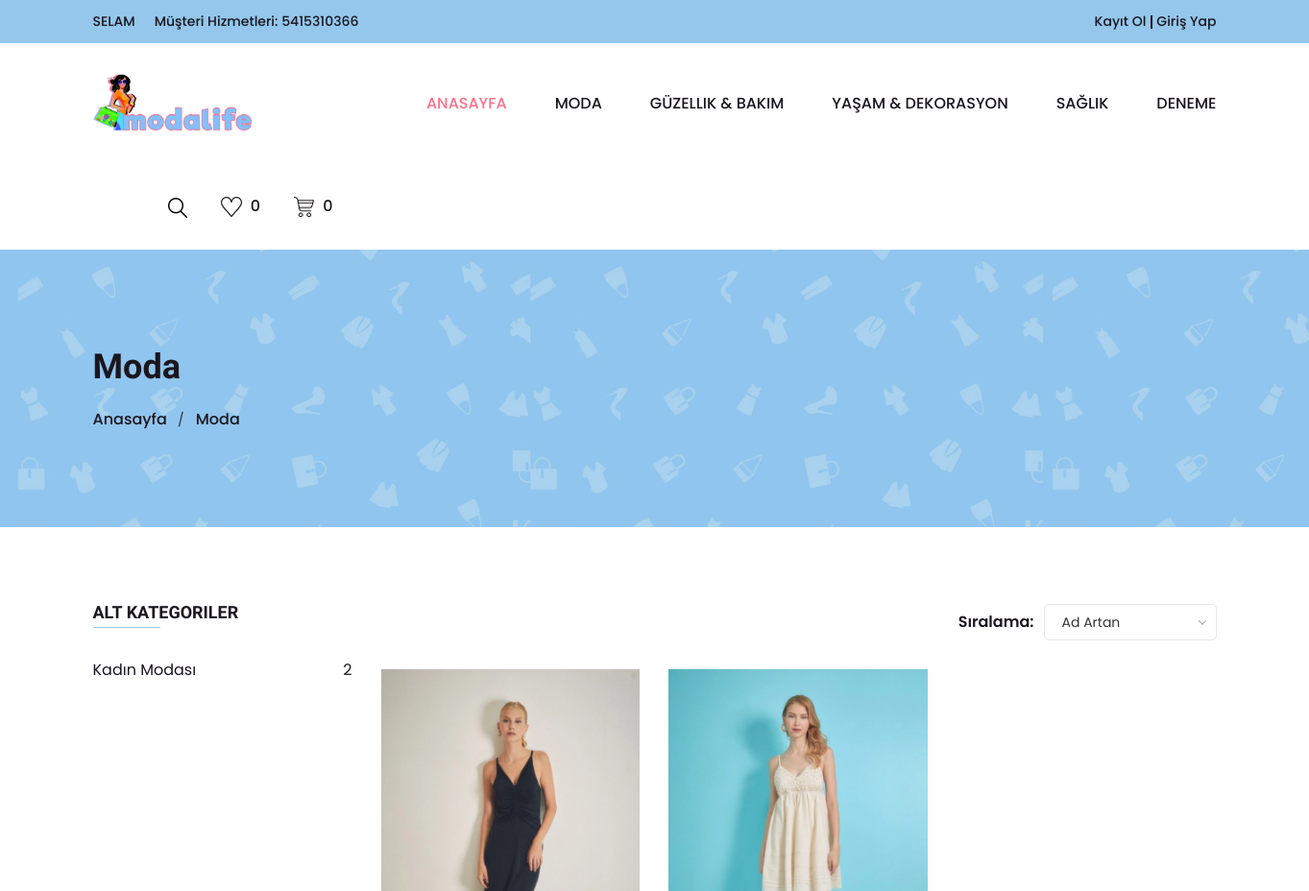
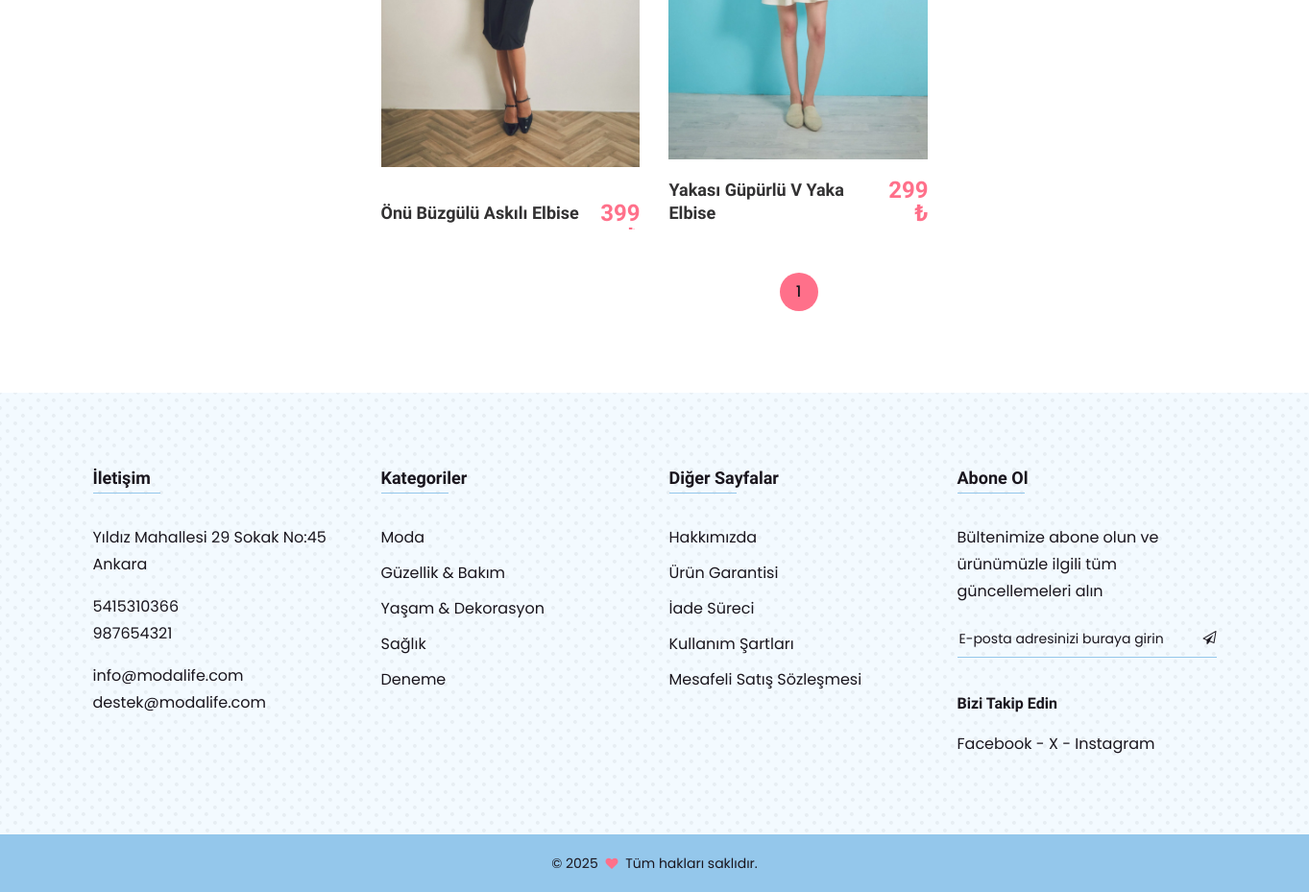
The app's page /eticaret/category.php?category=Moda with its own data (2 pictures, top to bottom).
### tables this page shows
CREATE TABLE IF NOT EXISTS `firma_bilgileri` (
  `KAYIT_ID` int(11) NOT NULL AUTO_INCREMENT,
  `FIRMA_ADI` varchar(100) DEFAULT NULL,
  `FIRMA_TELEFON1` varchar(50) DEFAULT NULL,
  `FIRMA_TELEFON2` varchar(50) DEFAULT NULL,
  `FIRMA_EPOSTA1` varchar(50) DEFAULT NULL,
  `FIRMA_EPOSTA2` varchar(50) DEFAULT NULL,
  `SLOGAN` varchar(100) DEFAULT NULL,
  `FACEBOOK` varchar(100) DEFAULT NULL,
  `INSTAGRAM` varchar(100) DEFAULT NULL,
  `X` varchar(100) DEFAULT NULL,
  `LOGO` varchar(50) DEFAULT NULL,
  `ADRES` varchar(500) DEFAULT NULL,
  PRIMARY KEY (`KAYIT_ID`)
);

CREATE TABLE IF NOT EXISTS `ana_kategori` (
  `KAYIT_ID` int(11) NOT NULL AUTO_INCREMENT,
  `ANA_KATEGORI_ADI` varchar(50) NOT NULL,
  PRIMARY KEY (`KAYIT_ID`),
  UNIQUE KEY `KATEGORI_ADI` (`ANA_KATEGORI_ADI`)
);

CREATE TABLE IF NOT EXISTS `urunler` (
  `KAYIT_ID` int(11) NOT NULL AUTO_INCREMENT,
  `URUN_KODU` varchar(50) NOT NULL,
  `RESIM` varchar(50) NOT NULL,
  `URUN_ADI` varchar(100) NOT NULL,
  `ACIKLAMA` varchar(500) NOT NULL,
  `FIYAT` varchar(50) NOT NULL,
  `STOK` int(11) NOT NULL,
  `ETIKETLER` varchar(100) NOT NULL,
  `KUMAS_CINSI` varchar(100) NOT NULL,
  `CINSIYET` varchar(100) NOT NULL,
  `URUN_LINK` varchar(500) NOT NULL,
  `PUAN` float NOT NULL,
  `ANA_KATEGORI` varchar(50) NOT NULL,
  `ALT_KATEGORI` varchar(50) NOT NULL,
  PRIMARY KEY (`KAYIT_ID`)
);

### eticaret/view/kategoriicerik.php (the view, shortened to what this page needs)
<?php
include 'assets/fonk/mysql.php';
$items_per_page = 9;
$current_page = isset($_GET['page']) ? $_GET['page'] : 1;
$sort_option = isset($_GET['sort']) ? $_GET['sort'] : "";
if (empty($sort_option)) {
    $sort_option = "Ad Artan";
}
try {
    $sql_total = "SELECT COUNT(*) as total FROM urunler WHERE ANA_KATEGORI = :category";
    $stmt = $conn->prepare($sql_total);
    $stmt->bindParam(':category', $category);
    $stmt->execute();
    $total_products = $stmt->fetch(PDO::FETCH_ASSOC)['total'];
    $total_pages = ceil($total_products / $items_per_page);
    $start = ($current_page - 1) * $items_per_page;
    $order_by = "";
    switch ($sort_option) {
        case "Ad Artan":
        $order_by = "URUN_ADI ASC";
        break;
    }
    $sql_products = "SELECT u.*,
    GROUP_CONCAT(DISTINCT vr.RENK_KODU SEPARATOR ', ') AS varyant_renk,
    GROUP_CONCAT(DISTINCT vb.BEDEN SEPARATOR ', ') AS varyant_beden
    FROM urunler u
    LEFT JOIN varyant_renk vr ON u.URUN_KODU = vr.URUN_KODU
    LEFT JOIN varyant_beden vb ON u.URUN_KODU = vb.URUN_KODU
    WHERE u.ANA_KATEGORI = :category";
    $sql_products .= " GROUP BY u.URUN_KODU ORDER BY $order_by LIMIT :start, :items_per_page";
    $stmt = $conn->prepare($sql_products);
    $stmt->bindParam(':category', $category);
    $stmt->bindParam(':start', $start, PDO::PARAM_INT);
    $stmt->bindParam(':items_per_page', $items_per_page, PDO::PARAM_INT);
    $stmt->execute();
    $products = $stmt->fetchAll(PDO::FETCH_ASSOC);
    $stmt = $conn->prepare("
        SELECT urunler.ALT_KATEGORI, COUNT(*) AS product_count
        FROM urunler
        JOIN alt_kategori ON urunler.ALT_KATEGORI = alt_kategori.ALT_KATEGORI_ADI
        WHERE urunler.ANA_KATEGORI = :category AND alt_kategori.GIZLE = 0
        GROUP BY urunler.ALT_KATEGORI
        ");
    $stmt->bindParam(':category', $category);
    $stmt->execute();
    $subcategories = $stmt->fetchAll(PDO::FETCH_ASSOC);
} catch (PDOException $e) {
    echo "Hata: " . $e->getMessage();
}
?>
<div class="page-section section section-padding">
    <div class="container">
        <div class="row row-30 mbn-40">
            <div class="col-xl-9 col-lg-8 col-12 order-1 order-lg-2 mb-40">
                <div class="row">
                    <div class="col-12">
                        <div class="product-short">
                            <h4>Sıralama:</h4>
                            <form id="sortForm" method="GET" action="">
                            </form>
                        </div>
                    </div>
                    <?php
                    if (!empty($products)) {
                        foreach ($products as $product) {
                            ?>
                            <div class="col-xl-4 col-md-6 col-12 mb-40">
                                <div class="product-item">
                                    <div class="product-inner">
                                        <div class="image">
                                            <img src="assets/images/upload/product/<?php echo $product['RESIM']; ?>" alt="<?php echo $product['URUN_ADI']; ?>">
                                        </div>
                                        <div class="content">
                                            <div class="content-left">
                                                <h4 class="title text-wrap"><a href="product.php?id=<?php echo $product['KAYIT_ID']; ?>"><?php echo $product['URUN_ADI']; ?></a></h4>
                                        </div>
                                        <div class="content-right">
                                            <span class="price"><?php echo $product['FIYAT']; ?> ₺</span>
                                        </div>
                                    </div>
                                </div>
                            </div>
                        </div>
                        <?php
                    }
                } else {
                    echo '<div class="col-12"><p>Ürün bulunamadı.</p></div>';
                }
                ?>
                <div class="col-12">
                    <ul class="page-pagination">
                        <?php for ($i = 1; $i <= $total_pages; $i++): ?>
                            <li <?php echo ($current_page == $i) ? 'class="active"' : ''; ?>><a href="?category=<?php echo urlencode($category); ?>&subcategory=<?php echo urlencode($subcategory); ?>&page=<?php echo $i; ?>"><?php echo $i; ?></a></li>
                        <?php endfor; ?>
                    </ul>
                </div>
            </div>
        </div>
<div class="col-xl-3 col-lg-4 col-12 order-2 order-lg-1 mb-40">
    <div class="sidebar">
        <h4 class="sidebar-title">Alt Kategoriler</h4>
        <ul class="sidebar-list">
            <?php foreach ($subcategories as $subcat): ?>
                <li><a href="?category=<?php echo urlencode($category); ?>&subcategory=<?php echo urlencode($subcat['ALT_KATEGORI']); ?>"><?php echo $subcat['ALT_KATEGORI']; ?> <span class="num"><?php echo $subcat['product_count']; ?></span></a></li>
            <?php endforeach; ?>
        </ul>
    </div>
</div>
</div>
</div>
</div>

### eticaret/view/header.php (shortened to what this page needs)
<?php
include 'assets/fonk/mysql.php';
try {
    $session_email = isset($_SESSION['EPOSTA']) ? $_SESSION['EPOSTA'] : '';
    if ($session_email) {
        $stmt_wishlist = $conn->prepare("SELECT COUNT(*) AS wishlist_count FROM kaydedilenler WHERE EPOSTA = :session_email");
        $stmt_wishlist->bindParam(':session_email', $session_email);
        $stmt_wishlist->execute();
        $wishlist_row = $stmt_wishlist->fetch(PDO::FETCH_ASSOC);
        $wishlist_count = $wishlist_row['wishlist_count'];
        $stmt_cart = $conn->prepare("SELECT SUM(ADET) AS total_items, SUM(TOPLAM) AS total_price FROM sepet WHERE EPOSTA = :session_email");
        $stmt_cart->bindParam(':session_email', $session_email);
        $stmt_cart->execute();
        $cart_row = $stmt_cart->fetch(PDO::FETCH_ASSOC);
        if ($cart_row) {
            $total_items = $cart_row['total_items'];
            $total_price = $cart_row['total_price'];
        } else {
            $total_items = 0;
            $total_price = 0;
        }
    } else {
        $wishlist_count = 0;
        $total_items = 0;
        $total_price = 0;
    }
    $stmt = $conn->prepare("SELECT * FROM firma_bilgileri");
    $stmt->execute();
    while ($row = $stmt->fetch(PDO::FETCH_ASSOC)) {
        $Slogan = $row["SLOGAN"];
        $Telefon1 = $row["FIRMA_TELEFON1"];
        $Telefon2 = $row["FIRMA_TELEFON2"];
        $Adres = $row["ADRES"];
        $Eposta1 = $row["FIRMA_EPOSTA1"];
        $Eposta2 = $row["FIRMA_EPOSTA2"];
        $Facebook = $row["FACEBOOK"];
        $Instagram = $row["INSTAGRAM"];
        $X = $row["X"];
    }
} catch(PDOException $e) {
    echo "Sorgu hatası: " . $e->getMessage();
    exit;
}
?>
<div class="header-section section">
    <div class="header-top header-top-one bg-theme-two">
        <div class="container-fluid">
            <div class="row align-items-center justify-content-center">
                <div class="col mt-10 mb-10 d-none d-md-flex">
                    <div class="header-top-left">
                        <?php
                        echo (isset($_SESSION['ADSOYAD']) && isset($_SESSION['EPOSTA'])) ? '<p>Hoşgeldin ' . $_SESSION['ADSOYAD'] . '</p>' : '<p>' . $Slogan . '</p>';
                        ?>
                        <p>Müşteri Hizmetleri: <a href="tel:<?= $Telefon1 ?>"><?= $Telefon1 ?></a></p>
                    </div>
                </div>
                <div class="col mt-10 mb-10">
                    <div class="header-top-right">
                        <?php
                        if (isset($_SESSION['ADSOYAD']) && isset($_SESSION['EPOSTA'])) {
                            echo '<p><a href="my-account.php">Hesabım</a></p>';
                            echo '<p><a href="mesajlar.php">Mesajlar</a></p>';
                        } else {
                            echo '<p><a href="login-register.php">Kayıt Ol</a><a href="login-register.php">Giriş Yap</a></p>';
                        }
                        ?>
                    </div>
                </div>
            </div>
        </div>
    </div>
    <div class="header-bottom header-bottom-one header-sticky">
        <div class="container-fluid">
            <div class="row menu-center align-items-center justify-content-between">
                <div class="col mt-15 mb-15">
                    <div class="header-logo">
                        <a href="index.php">
                            <img src="assets/images/logo.png?t=<?php echo time(); ?>" height="95" alt="Logo">
                        </a>
                    </div>
                </div>
                <div class="col order-2 order-lg-3">
                    <div class="header-shop-links">
                        <div class="header-search">
                            <button class="search-toggle"><img src="assets/images/icons/search.png" alt=""><img class="toggle-close" src="assets/images/icons/close.png" alt="Suche ein-/ausschalten"></button>
                        </div>
                        <div class="header-wishlist">
                            <a href="wishlist.php"><img src="assets/images/icons/wishlist.png" alt="Wunschliste"> <span><?php echo $wishlist_count; ?></span></a>
                        </div>
                        <div class="header-mini-cart">
                            <a href="cart.php"><img src="assets/images/icons/cart.png" alt="Warenkorb">
                                <span>
                                    <?php
                                    if ($total_items > 0) {
                                        echo $total_items . ' (' . number_format($total_price, 2) . ' ₺)';
                                    } else {
                                        echo '0';
                                    }
                                    ?>
                                </span>
                            </a>
                        </div>
                    </div>
                </div>
                <div class="col order-3 order-lg-2">
                    <div class="main-menu">
                        <nav>
                            <ul>
                                <li class="active"><a href="index.php">Anasayfa</a></li>
                                <?php
                                try {
                                    $stmt_categories = $conn->prepare("SELECT * FROM ana_kategori");
                                    $stmt_categories->execute();
                                    while ($category_row = $stmt_categories->fetch(PDO::FETCH_ASSOC)) {
                                        $kategoriler[] = $ana_kategori_adi = $category_row['ANA_KATEGORI_ADI'];
                                        $stmt_subcategories = $conn->prepare("SELECT * FROM alt_kategori WHERE ANA_KATEGORI_ADI = :ana_kategori_adi AND GIZLE=0");
                                        $stmt_subcategories->bindParam(':ana_kategori_adi', $ana_kategori_adi);
                                        $stmt_subcategories->execute();
                                        if ($stmt_subcategories->rowCount() > 0) {
                                            echo '<li><a href="category.php?category=' . urlencode($ana_kategori_adi) . '">' . $ana_kategori_adi . '</a>';
                                            echo '<ul class="sub-menu">';
                                            echo '</ul></li>';
                                        } else {
                                            echo '<li><a href="category.php?category=' . urlencode($ana_kategori_adi) . '">' . $ana_kategori_adi . '</a></li>';
                                        }
                                    }
                                } catch(PDOException $e) {
                                    echo "Sorgu hatası: " . $e->getMessage();
                                    exit;
                                }
                                ?>
                            </ul>
                        </nav>
                    </div>
                </div>
            </div>
        </div>
    </div>
</div>

### eticaret/view/footer.php (shortened to what this page needs)
<div class="footer-top-section section bg-theme-two-light section-padding">
    <div class="container">
        <div class="row mbn-40">
            <div class="footer-widget col-lg-3 col-md-6 col-12 mb-40">
                <h4 class="title">İletişim</h4>
                <p><?= $Adres ?></p>
                <p><a href="tel:<?= $Telefon1 ?>"><?= $Telefon1 ?></a><a href="tel:<?= $Telefon2 ?>"><?= $Telefon2 ?></a></p>
                <p><a href="mailto:<?= $Eposta1 ?>"><?= $Eposta1 ?></a><a href="mailto:<?= $Eposta2 ?>"><?= $Eposta2 ?></a></p>
            </div>
            <div class="footer-widget col-lg-3 col-md-6 col-12 mb-40">
                <h4 class="title">Kategoriler</h4>
                <ul>
                    <?php
                    foreach ($kategoriler as $kategori) {
                        echo "<li><a href='category.php?category=".$kategori."'>".$kategori."</a></li>";
                    }
                    ?>
                </ul>
            </div>
            <div class="footer-widget col-lg-3 col-md-6 col-12 mb-40">
                <h4 class="title">Diğer Sayfalar</h4>
                <ul>
                    <li><a href="hakkimizda.php">Hakkımızda</a></li>
                    <li><a href="garanti.php">Ürün Garantisi</a></li>
                    <li><a href="iade.php">İade Süreci</a></li>
                    <li><a href="kullanicisozlesmesi.php">Kullanım Şartları</a></li>
                    <li><a href="mesafelisatis.php">Mesafeli Satış Sözleşmesi</a></li>
                </ul>
            </div>
            <div class="footer-widget col-lg-3 col-md-6 col-12 mb-40">
                <h4 class="title">Abone Ol</h4>
                <p>Bültenimize abone olun ve ürünümüzle ilgili tüm güncellemeleri alın</p>
                <form id="mc-form" class="mc-form footer-subscribe-form">
                    <input id="mc-email" autocomplete="off" placeholder="E-posta adresinizi buraya girin" name="EMAIL" type="email">
                    <button id="mc-submit" type="submit"><i class="fa fa-paper-plane-o"></i></button>
                </form>
                <h5>Bizi Takip Edin</h5>
                <p class="footer-social"><a href="<?= $Facebook ?>">Facebook</a> - <a href="<?= $X ?>">X</a> - <a href="<?= $Instagram ?>">Instagram</a></p>
            </div>
        </div>
    </div>
</div>
<div class="footer-bottom-section section bg-theme-two pt-15 pb-15">
    <div class="container">
        <div class="row">
            <div class="col text-center">
                <p class="footer-copyright">© 2025 <i class="fa fa-heart heart-icon"></i> Tüm hakları saklıdır.</p>
            </div>
        </div>
    </div>
</div>

### records on screen
firma_bilgileri: SLOGAN "SELAM", FIRMA_TELEFON1 "5415310366", ADRES "Yıldız Mahallesi 29 Sokak No:45 Ankara", FIRMA_TELEFON2 "987654321", FIRMA_EPOSTA1 "info@modalife.com", FIRMA_EPOSTA2 "destek@modalife.com"
ana_kategori: ANA_KATEGORI_ADI "MODA"
ana_kategori: ANA_KATEGORI_ADI "GÜZELLIK & BAKIM"
ana_kategori: ANA_KATEGORI_ADI "YAŞAM & DEKORASYON"
ana_kategori: ANA_KATEGORI_ADI "SAĞLIK"
ana_kategori: ANA_KATEGORI_ADI "DENEME"
urunler: RESIM (picture), URUN_ADI "Önü Büzgülü Askılı Elbise", FIYAT "399"
urunler: RESIM (picture), URUN_ADI "Yakası Güpürlü V Yaka Elbise", FIYAT "299"

### other values on screen
$wishlist_count "0"
$SayfaBaslik "Moda"
$subcat['ALT_KATEGORI'] "Kadın Modası"
$subcat['product_count'] "2"
$kategori "Moda"
$kategori "Güzellik & Bakım"
$kategori "Yaşam & Dekorasyon"
$kategori "Sağlık"
$kategori "Deneme"
